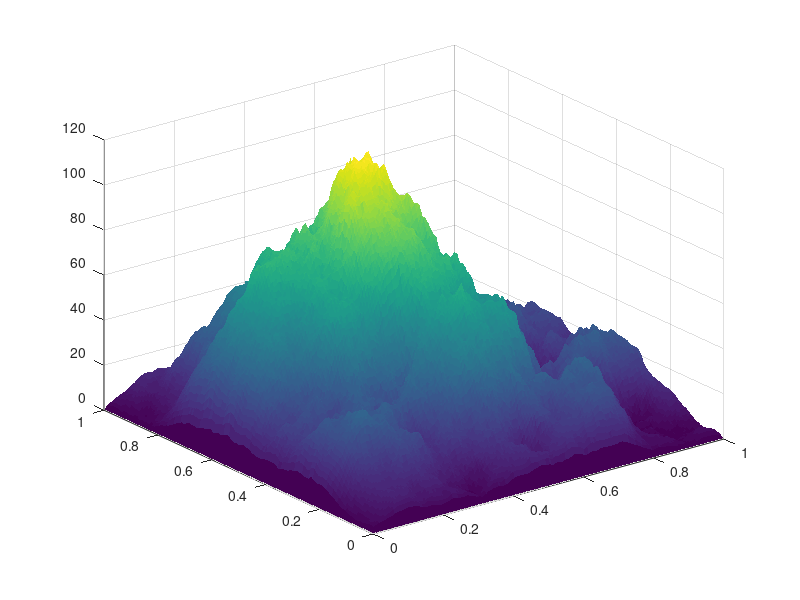

Recreate this plot in MATLAB. (Note: this script raises an error after producing the figure.)
% demo1
X=linspace(0,1,200)';
CL=(-cos(X*2*pi)+1).^.2;
r=(X-.5)'.^2+(X-.5).^2;
surf(X,X',abs(ifftn(exp(7i*rand(200))./r.^.9)).*(CL*CL')*30,'EdgeColor','none')

% 67 458 190
colormap(nclCM('cmocean_curl',200))
light
material dull
view(59.1823,56.1559)

% 修饰一下
ax=gca;
ax.Projection='perspective';
ax.LineWidth=.8;
ax.XMinorTick='on';
ax.YMinorTick='on';
ax.ZMinorTick='on';
ax.GridLineStyle=':';
ax.FontName='Cambria';
